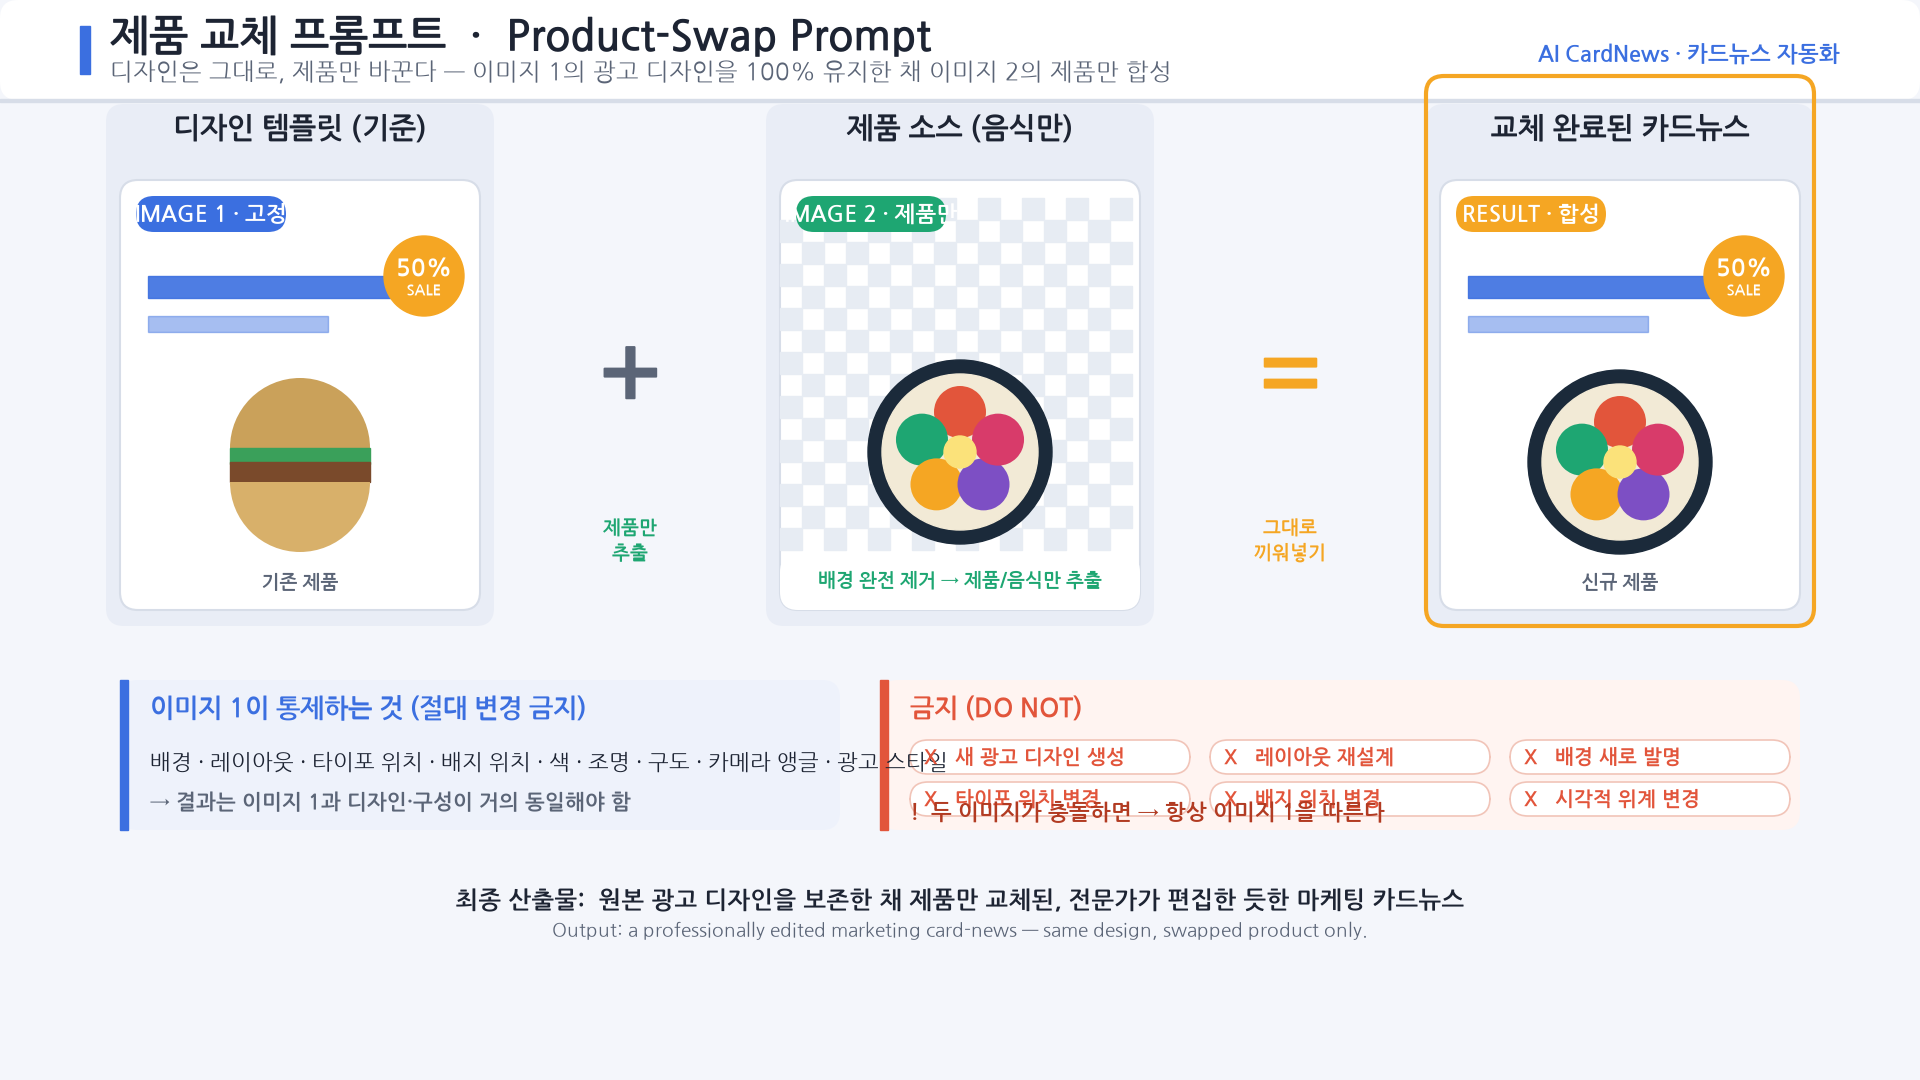

This figure's Python source:
"""Presentation-ready visualization of the 'Product-Swap' card-news prompt.

Renders a 16:9 infographic explaining the prompt logic:
  Image 1 (design template, locked) + Image 2 (product only) -> result.
Output: scratch/product_swap_prompt_viz.png (1920x1080).
"""
import matplotlib
matplotlib.use("Agg")
import matplotlib.pyplot as plt
import matplotlib.font_manager as fm
from matplotlib.patches import FancyBboxPatch, FancyArrowPatch, Circle, Rectangle, Wedge

# ---- fonts ----
REG = "/tmp/NanumGothic-Regular.ttf"
BLD = "/tmp/NanumGothic-Bold.ttf"
for p in (REG, BLD):
    fm.fontManager.addfont(p)
f_reg = fm.FontProperties(fname=REG)
f_bld = fm.FontProperties(fname=BLD)
plt.rcParams["axes.unicode_minus"] = False

# ---- palette ----
INK = "#1d2433"
SUB = "#5b6577"
LINE = "#d7dde8"
BG = "#f4f6fb"
CARD = "#ffffff"
ACCENT = "#3b6fe0"      # image 1 / locked
GREEN = "#1ea672"       # image 2 / product
GOLD = "#f5a623"        # result highlight
RED = "#e2553b"         # do-not
PANEL = "#eef2fb"

fig = plt.figure(figsize=(19.2, 10.8), dpi=100)
ax = fig.add_axes([0, 0, 1, 1])
ax.set_xlim(0, 1920)
ax.set_ylim(0, 1080)
ax.axis("off")
ax.add_patch(Rectangle((0, 0), 1920, 1080, color=BG, zorder=0))


def rbox(x, y, w, h, fc, ec="none", lw=0, rad=18, z=1, alpha=1.0):
    b = FancyBboxPatch((x, y), w, h, boxstyle=f"round,pad=0,rounding_size={rad}",
                       fc=fc, ec=ec, lw=lw, zorder=z, alpha=alpha)
    ax.add_patch(b)
    return b


def txt(x, y, s, size, fp=f_reg, color=INK, ha="left", va="center", z=5, sp=None):
    t = ax.text(x, y, s, fontsize=size, fontproperties=fp, color=color,
                ha=ha, va=va, zorder=z)
    if sp is not None:
        t.set_linespacing(sp)
    return t


# ===== header =====
rbox(0, 980, 1920, 100, "#ffffff", z=1)
ax.add_patch(Rectangle((0, 978), 1920, 3, color=LINE, zorder=2))
ax.add_patch(Rectangle((80, 1006), 10, 48, color=ACCENT, zorder=3))
txt(110, 1044, "제품 교체 프롬프트  ·  Product-Swap Prompt", 30, f_bld, INK, va="center")
txt(110, 1008, "디자인은 그대로, 제품만 바꾼다 — 이미지 1의 광고 디자인을 100% 유지한 채 이미지 2의 제품만 합성",
    17, f_reg, SUB, va="center")
txt(1840, 1026, "AI CardNews · 카드뉴스 자동화", 16, f_bld, ACCENT, ha="right", va="center")

# ===== card geometry =====
cw, ch = 360, 430
cy = 470
x1 = 120          # image 1
x2 = 780          # image 2
x3 = 1440         # result
plate_cy = cy + 168


def card_shell(x, tag, tag_color, title):
    rbox(x - 14, cy - 16, cw + 28, ch + 92, "#e9edf6", z=1)   # soft frame
    rbox(x, cy, cw, ch, CARD, ec=LINE, lw=1.5, z=2)
    # tag chip
    rbox(x + 16, cy + ch - 52, 150, 36, tag_color, z=4)
    txt(x + 16 + 75, cy + ch - 34, tag, 16, f_bld, "#ffffff", ha="center")
    txt(x + cw / 2, cy + ch + 52, title, 21, f_bld, INK, ha="center")


def headline_bars(x, color):
    # mock typography placement (locked)
    ax.add_patch(Rectangle((x + 28, cy + ch - 118), 250, 22, color=color, alpha=0.9, zorder=4))
    ax.add_patch(Rectangle((x + 28, cy + ch - 152), 180, 16, color=color, alpha=0.45, zorder=4))


def badge(x, color):
    c = Circle((x + cw - 56, cy + ch - 96), 40, color=color, zorder=5)
    ax.add_patch(c)
    txt(x + cw - 56, cy + ch - 88, "50%", 17, f_bld, "#ffffff", ha="center")
    txt(x + cw - 56, cy + ch - 110, "SALE", 11, f_bld, "#ffffff", ha="center")


def burger(cx, cy0, z=5):
    # "old" product = burger (warm tones)
    ax.add_patch(Wedge((cx, cy0 - 6), 70, 0, 180, fc="#caa15a", ec="none", zorder=z))      # top bun
    ax.add_patch(Rectangle((cx - 70, cy0 - 22), 140, 16, color="#3aa05a", zorder=z))        # lettuce
    ax.add_patch(Rectangle((cx - 70, cy0 - 40), 140, 20, color="#7a4a2b", zorder=z))        # patty
    ax.add_patch(Wedge((cx, cy0 - 40), 70, 180, 360, fc="#d8b06a", ec="none", zorder=z))     # bottom bun


def bibimbap(cx, cy0, z=5, plate=True):
    # "new" product = korean rice bowl (colorful)
    if plate:
        ax.add_patch(Circle((cx, cy0 - 20), 92, color="#1b2a3a", zorder=z))                 # dark bowl
    ax.add_patch(Circle((cx, cy0 - 20), 78, color="#f2ead6", zorder=z + 1))                  # rice
    cols = ["#e2553b", "#1ea672", "#f5a623", "#7d4fc4", "#d83b6a"]
    import math
    for i, c in enumerate(cols):
        a = math.radians(90 + i * 72)
        ox, oy = 40 * math.cos(a), 40 * math.sin(a)
        ax.add_patch(Wedge((cx + ox, cy0 - 20 + oy), 26, 0, 360, fc=c, ec="none", zorder=z + 2))
    ax.add_patch(Circle((cx, cy0 - 20), 16, color="#fbe27a", zorder=z + 3))                  # egg yolk


# ---- Image 1: template (LOCKED) ----
card_shell(x1, "IMAGE 1 · 고정", ACCENT, "디자인 템플릿 (기준)")
headline_bars(x1, ACCENT)
badge(x1, GOLD)
burger(x1 + cw / 2, plate_cy)
txt(x1 + cw / 2, cy + 28, "기존 제품", 14, f_bld, SUB, ha="center")

# ---- Image 2: product source ----
card_shell(x2, "IMAGE 2 · 제품만", GREEN, "제품 소스 (음식만)")
# transparency checkerboard to signal "background removed"
import numpy as np
sq = 22
for i in range(int(cw // sq)):
    for j in range(int((ch - 60) // sq)):
        if (i + j) % 2 == 0:
            ax.add_patch(Rectangle((x2 + i * sq, cy + 60 + j * sq), sq, sq,
                                   color="#e7ecf3", zorder=3))
rbox(x2, cy, cw, 56, CARD, z=3)  # mask bottom strip to keep chip clean area
bibimbap(x2 + cw / 2, plate_cy + 10)
txt(x2 + cw / 2, cy + 30, "배경 완전 제거 → 제품/음식만 추출", 14, f_bld, GREEN, ha="center")

# ---- Result ----
card_shell(x3, "RESULT · 합성", GOLD, "교체 완료된 카드뉴스")
headline_bars(x3, ACCENT)
badge(x3, GOLD)
bibimbap(x3 + cw / 2, plate_cy)
txt(x3 + cw / 2, cy + 28, "신규 제품", 14, f_bld, SUB, ha="center")
rbox(x3 - 14, cy - 16, cw + 28, ch + 120, "none", ec=GOLD, lw=3, z=6)  # highlight

# ===== operators =====
txt((x1 + cw + x2) / 2, cy + ch / 2 + 20, "+", 70, f_bld, SUB, ha="center")
txt((x2 + cw + x3) / 2, cy + ch / 2 + 20, "=", 70, f_bld, GOLD, ha="center")

# small labels under operators
txt((x1 + cw + x2) / 2, cy + 70, "제품만\n추출", 14, f_bld, GREEN, ha="center", sp=1.3)
txt((x2 + cw + x3) / 2, cy + 70, "그대로\n끼워넣기", 14, f_bld, GOLD, ha="center", sp=1.3)

# ===== "what is locked" callout under image 1 =====
lock_items = "배경 · 레이아웃 · 타이포 위치 · 배지 위치 · 색 · 조명 · 구도 · 카메라 앵글 · 광고 스타일"
rbox(120, 250, 720, 150, PANEL, z=1)
ax.add_patch(Rectangle((120, 250), 8, 150, color=ACCENT, zorder=2))
txt(150, 372, "이미지 1이 통제하는 것 (절대 변경 금지)", 19, f_bld, ACCENT)
txt(150, 318, lock_items, 16, f_reg, INK, sp=1.5)
txt(150, 278, "→ 결과는 이미지 1과 디자인·구성이 거의 동일해야 함", 15, f_bld, SUB)

# ===== rules strip (DO NOT) =====
rbox(880, 250, 920, 150, "#fff4f1", z=1)
ax.add_patch(Rectangle((880, 250), 8, 150, color=RED, zorder=2))
txt(910, 372, "금지 (DO NOT)", 19, f_bld, RED)
chips = ["새 광고 디자인 생성", "레이아웃 재설계", "배경 새로 발명",
         "타이포 위치 변경", "배지 위치 변경", "시각적 위계 변경"]
cxp, cyp = 910, 322
for i, c in enumerate(chips):
    col = i % 3
    row = i // 3
    bx = 910 + col * 300
    by = 322 - row * 42
    rbox(bx, by - 16, 280, 34, "#ffffff", ec="#f1c4b8", lw=1.2, z=3)
    txt(bx + 14, by + 1, "X   " + c, 14.5, f_bld, RED)
txt(910, 268, "!  두 이미지가 충돌하면 → 항상 이미지 1을 따른다",
    15.5, f_bld, "#b23b22")

# ===== footer flow line =====
txt(960, 180, "최종 산출물:  원본 광고 디자인을 보존한 채 제품만 교체된, 전문가가 편집한 듯한 마케팅 카드뉴스",
    17, f_bld, INK, ha="center")
txt(960, 150, "Output: a professionally edited marketing card-news — same design, swapped product only.",
    14, f_reg, SUB, ha="center")

fig.savefig("scratch/product_swap_prompt_viz.png", dpi=100,
            facecolor=BG, bbox_inches=None, pad_inches=0)
print("saved scratch/product_swap_prompt_viz.png")
